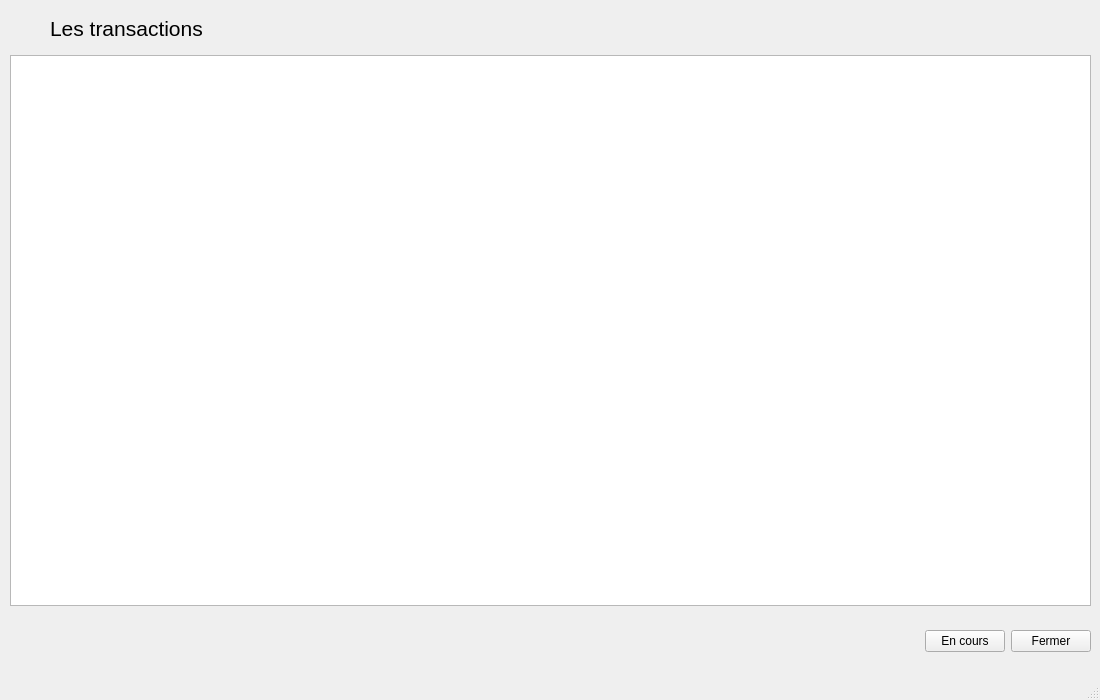
<?xml version="1.0" encoding="UTF-8"?>
<ui version="4.0">
 <class>UIListTransaction</class>
 <widget class="QMainWindow" name="UIListTransaction">
  <property name="geometry">
   <rect>
    <x>0</x>
    <y>0</y>
    <width>1100</width>
    <height>700</height>
   </rect>
  </property>
  <property name="minimumSize">
   <size>
    <width>1100</width>
    <height>700</height>
   </size>
  </property>
  <property name="maximumSize">
   <size>
    <width>1100</width>
    <height>700</height>
   </size>
  </property>
  <property name="windowTitle">
   <string>Historique des transactions</string>
  </property>
  <widget class="QWidget" name="centralwidget">
   <widget class="QWidget" name="horizontalLayoutWidget">
    <property name="geometry">
     <rect>
      <x>10</x>
      <y>10</y>
      <width>1081</width>
      <height>37</height>
     </rect>
    </property>
    <layout class="QHBoxLayout" name="horizontalLayoutNorth">
     <item>
      <spacer name="horizontalSpacer">
       <property name="orientation">
        <enum>Qt::Vertical</enum>
       </property>
       <property name="sizeHint" stdset="0">
        <size>
         <width>40</width>
         <height>20</height>
        </size>
       </property>
      </spacer>
     </item>
     <item>
      <widget class="QLabel" name="labelTitle">
       <property name="font">
        <font>
         <pointsize>16</pointsize>
        </font>
       </property>
       <property name="text">
        <string>Les transactions</string>
       </property>
      </widget>
     </item>
     <item>
      <spacer name="horizontalSpacerLeft">
       <property name="orientation">
        <enum>Qt::Vertical</enum>
       </property>
       <property name="sizeHint" stdset="0">
        <size>
         <width>40</width>
         <height>20</height>
        </size>
       </property>
      </spacer>
     </item>
    </layout>
   </widget>
   <widget class="QWidget" name="horizontalLayoutWidget_Tableview">
    <property name="geometry">
     <rect>
      <x>10</x>
      <y>55</y>
      <width>1081</width>
      <height>551</height>
     </rect>
    </property>
    <layout class="QHBoxLayout" name="horizontalLayoutTableview">
     <item>
      <widget class="QTableView" name="tableViewTransactions">
       <property name="selectionBehavior">
        <enum>QAbstractItemView::SelectItems</enum>
       </property>
      </widget>
     </item>
    </layout>
   </widget>
   <widget class="QWidget" name="horizontalLayoutWidget_Buttons">
    <property name="geometry">
     <rect>
      <x>10</x>
      <y>620</y>
      <width>1081</width>
      <height>42</height>
     </rect>
    </property>
    <layout class="QHBoxLayout" name="horizontalLayoutButtons">
     <item>
      <spacer name="horizontalSpacerButtons">
       <property name="orientation">
        <enum>Qt::Horizontal</enum>
       </property>
       <property name="sizeType">
        <enum>QSizePolicy::Expanding</enum>
       </property>
       <property name="sizeHint" stdset="0">
        <size>
         <width>20</width>
         <height>40</height>
        </size>
       </property>
      </spacer>
     </item>
     <item>
      <widget class="QPushButton" name="pushButtonOnGoing">
       <property name="text">
        <string>En cours</string>
       </property>
      </widget>
     </item>
     <item>
      <widget class="QPushButton" name="pushButtonClose">
       <property name="text">
        <string>Fermer</string>
       </property>
      </widget>
     </item>
    </layout>
   </widget>
  </widget>
  <widget class="QMenuBar" name="menubar">
   <property name="geometry">
    <rect>
     <x>0</x>
     <y>0</y>
     <width>1100</width>
     <height>21</height>
    </rect>
   </property>
  </widget>
  <widget class="QStatusBar" name="statusbar"/>
 </widget>
 <resources/>
 <connections/>
</ui>
